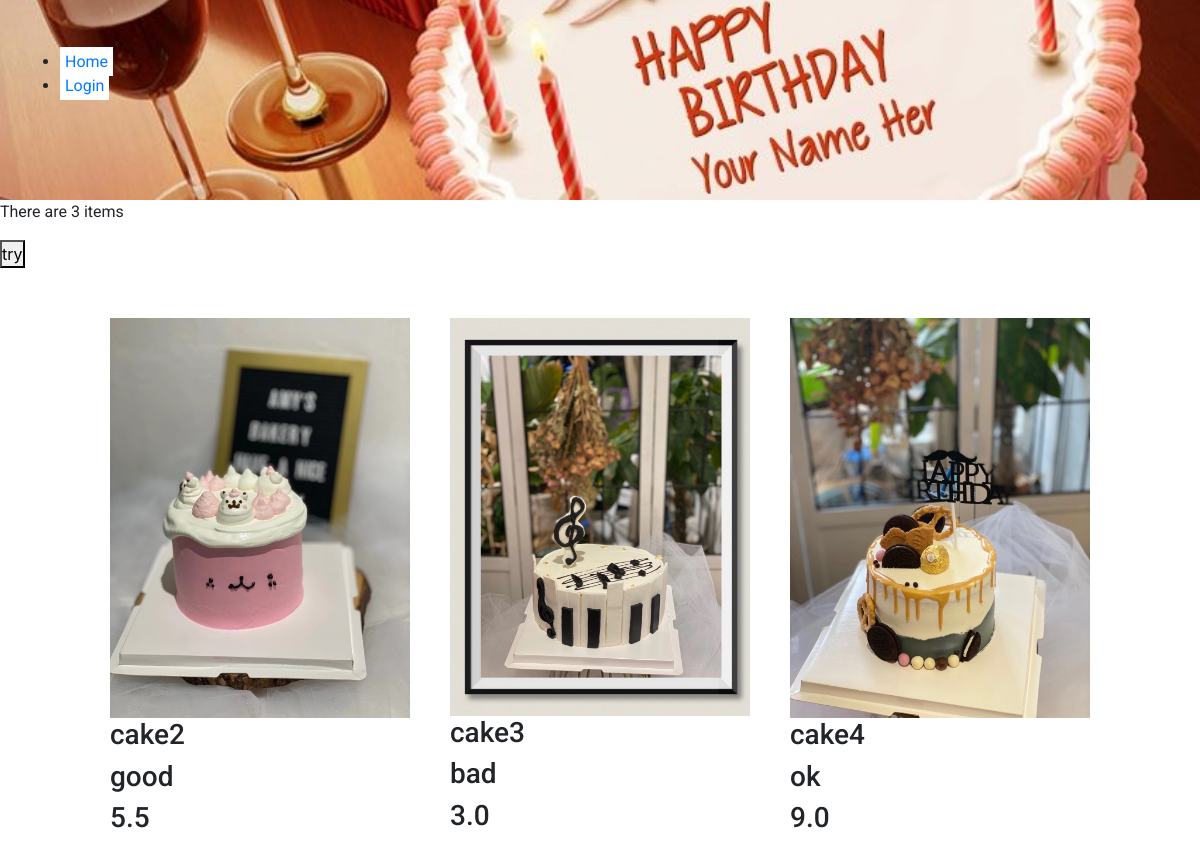
The page / on the database its author committed.
### app/models.py (models this page shows, shortened)
class Product(db.Model):
    __tablename__ = 'products'
    id = db.Column(db.Integer,primary_key = True)
    product_name = db.Column(db.Text)
    product_description = db.Column(db.Text)
    product_image = db.Column(db.String(20), nullable=False)
    product_price = db.Column(db.REAL)

### app/routes.py (the view)
@app.route('/')
def index():
    conn = get_db_connection()
    all_products_data = conn.execute('SELECT * FROM products;').fetchall()
    total_item_in_home_page = conn.execute('SELECT count(*) FROM products;').fetchone()
    get_json_data = conn.execute('SELECT * FROM products;').fetchall()
    conn.close()
    return render_template('index.html', all_products_data = all_products_data, total_item_in_home_page = total_item_in_home_page)

### app/routes.py (called while the page is built)
def get_db_connection():
    conn = sqlite3.connect('app.db')
    conn.row_factory = sqlite3.Row
    return conn

### app/templates/index.html (shortened to what this page needs)
{% extends "base.html" %} {% block content %}
<p id="length">There are {{ total_item_in_home_page[0] }} items</p>
<button type="button" onclick="myfunc('{{ total_item_in_home_page[0] }}')">try</button>
<div class="container">
    {% for products_list in all_products_data %}
    <div class="image" name="total">
        <img id="product-image-{{loop.index}}" src="{{ url_for('upload', filename=products_list[3]) }}" style="width: 300px">
        <h3 id="product-name-{{loop.index}}">{{ products_list[1] }}</h3>
        <h3 id="product-description-{{loop.index}}">{{ products_list[2] }}</h3>
        <h3 id="product-price-{{loop.index}}">{{ products_list[4] }}</h3>
    </div>
    {% endfor %}
</div>
{% endblock %}

### app/templates/base.html (shortened to what this page needs)
<!DOCTYPE html>
<html lang="en" dir="ltr">
<head>
    <link href="{{url_for('static', filename='css/shopping_cart_test.css')}}" rel="stylesheet">
    <link href="{{url_for('static', filename='css/style.css')}}" rel="stylesheet">
    <link rel="stylesheet" href="https://maxcdn.bootstrapcdn.com/bootstrap/4.0.0/css/bootstrap.min.css">
</head>
<body>
    <header>
        <div class="overlay"></div>
        <nav>
            <ul>
                <li><a href="{{ url_for('index') }}">Home</a></li>{% if current_user.is_anonymous %}
                <li><a href="{{ url_for('login') }}">Login</a></li>{% endif %}
            </ul>
        </nav>
    </header>
    {% block content %} {% endblock %}
</body>
</html>

### app/static/css/style.css (style rules this page uses)
* { margin: 0; padding: 0; box-sizing: border-box; font-family: 'Roboto', sans-serif; }
header { background-image: url('../images/cover.jpg'); background-repeat: no-repeat; background-size: cover; background-position: center; height: 200px; position: relative; }
.overlay { position: absolute; z-index: 1; top: 0; left: 0; height: 100%; right: 0; bottom: 0; padding: 0 !important; margin: 0 !important; }
nav { position: absolute; top: 0; right: 0; left: 0; z-index: 2; display: flex; justify-content: space-between; padding: 50px 60px 0 60px; }
li a { padding: 5px; background-color: #fff; text-decoration: none; }
.container, .products-container { display: flex; justify-content: center; flex-wrap: wrap; margin-top: 50px; padding-bottom: 100px; }
.image { margin-right: 20px; margin-left: 20px; position: relative; overflow: hidden; }

### rows shown on the page
Product: product_image (picture), product_name "cake2", product_description "good", product_price "5.5"
Product: product_image (picture), product_name "cake3", product_description "bad", product_price "3.0"
Product: product_image (picture), product_name "cake4", product_description "ok", product_price "9.0"

### other values the page prints
{{ total_item_in_home_page[0] }} "3"
